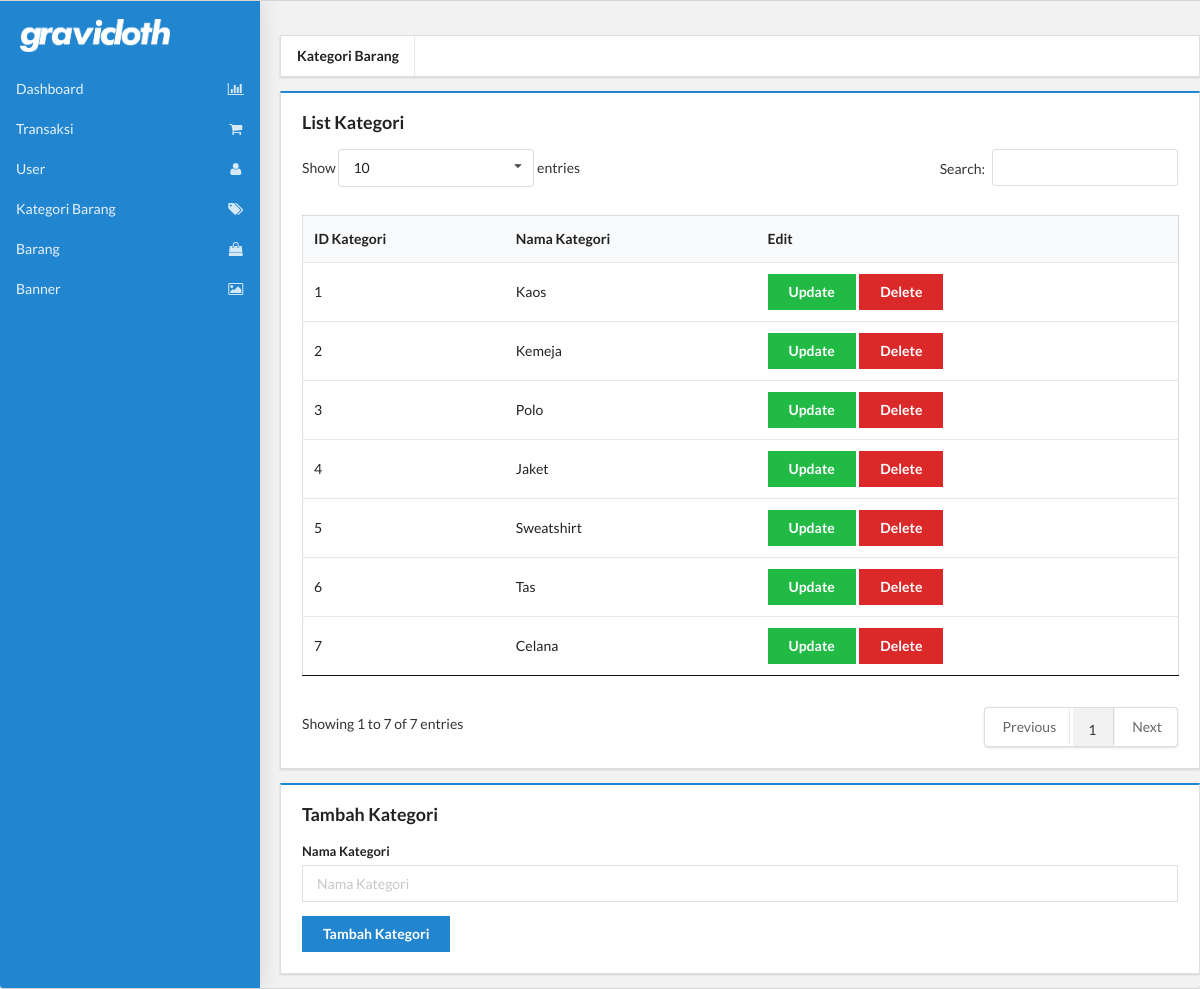
The app's page /dashboard.php?d=kategori-barang with its own data.
### tables this page shows
CREATE TABLE `product_category` (
  `id_category` int(11) NOT NULL,
  `category_name` varchar(20) NOT NULL
);

### dashboard/kategori-barang.php (the view, shortened to what this page needs)
<br/>
<div class="ui menu square">
  <a href="?d=kategori-barang" class="item header">Kategori Barang</a>
</div>
<div class="ui blue padded segment square">
  <div class="ui header">List Kategori</div>
    <table class="ui stackable structured table" id="myTable">
        <thead>
          <tr>
            <th>ID Kategori</th>
            <th>Nama Kategori</th>
            <th>Edit</th>
          </tr>
        </thead>
        <tbody>
          <?php
            $pdo = Database::connect();
            $sql = 'SELECT * FROM product_category ORDER BY id_category ASC';
            foreach ($pdo->query($sql) as $row){
                echo '<tr>';
                echo '<td>'.$row['id_category'].'</td>';
                echo '<td>'.$row['category_name'].'</td>';
                echo '<td>'.'<a class="ui green button" onclick="update(\''.$row['id_category'].'\', \''.$row['category_name'].'\')">Update</a>';
                echo '<a class="ui red button" onclick="del(\''.$row['id_category'].'\', \''.$row['category_name'].'\')">Delete</a></td>';
                echo '</tr>';
            }
          ?>
        </tbody>
    </table>
</div>
<div class="ui blue padded segment square">
  <div class="ui header">Tambah Kategori</div>
  <form class="ui form" method="POST" action="<?php $_PHP_SELF ?>">
    <div class="field">
      <label>Nama Kategori</label>
      <input type="text" name="category-name" placeholder="Nama Kategori">
    </div>
    <input class="ui primary button" name="add-category" type="submit" value="Tambah Kategori">
  </form>
</div>

### public/css/dashboard.css (style rules this page uses)
body { background: #e6e6e6; background-color: #e6e6e6; }
.ui.square { border-radius: 0; }
.ui.form input:not([type]), .ui.form input[type=text], .ui.form input[type=email], .ui.form input[type=search], .ui.form input[type=password], .ui.form input[type=date], .ui.form input[type=datetime-local], .ui.form input[type=tel], .ui.form input[type=time], .ui.form input[type=file], .ui.form input[type=url], .ui.form input[type=number] { border-radius: 0; }
.ui.button, .ui.basic.button { border-radius: 0; }

### records on screen
product_category: id_category "1", category_name "Kaos"
product_category: id_category "2", category_name "Kemeja"
product_category: id_category "3", category_name "Polo"
product_category: id_category "4", category_name "Jaket"
product_category: id_category "5", category_name "Sweatshirt"
product_category: id_category "6", category_name "Tas"
product_category: id_category "7", category_name "Celana"
